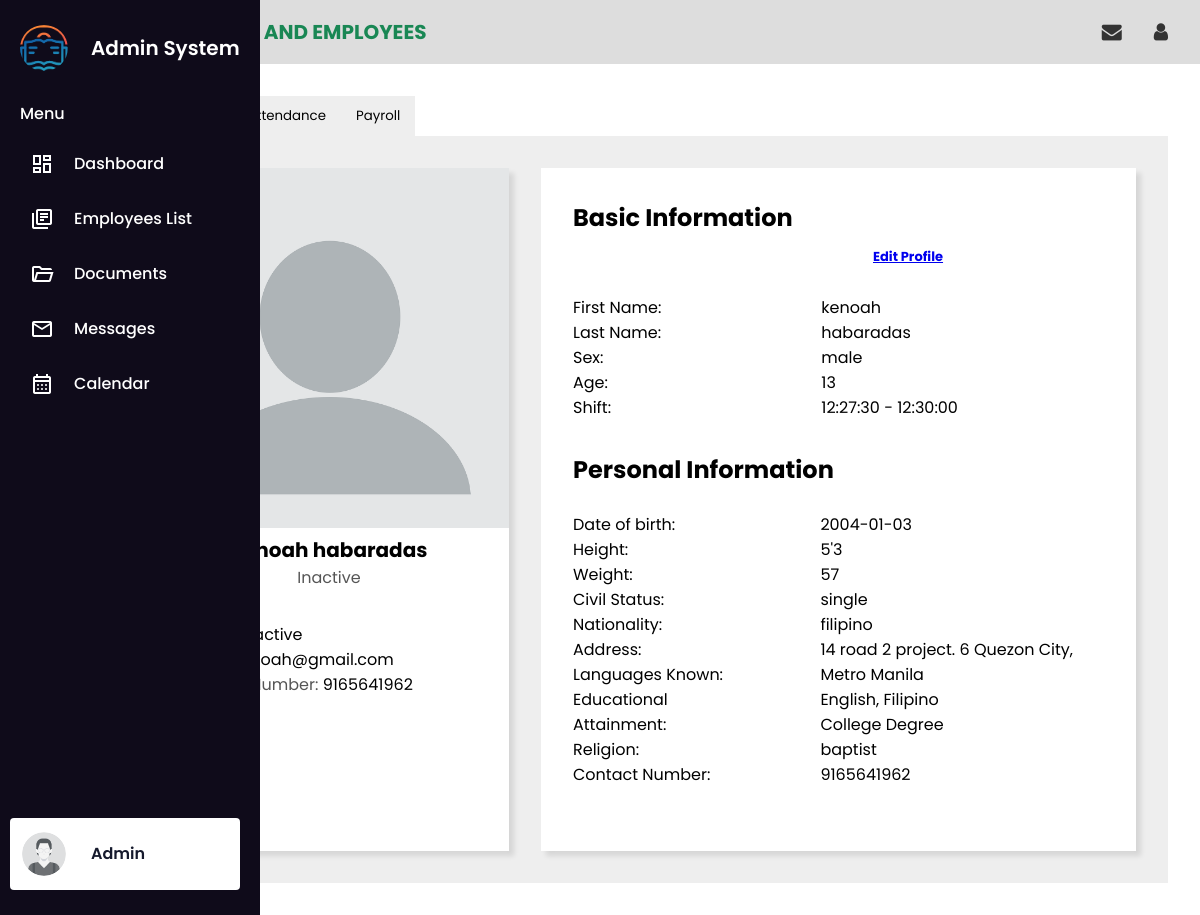
The page /employee-profile.php?id=69 on the database its author committed.
### tables this page shows
CREATE TABLE `staffs_table` (
  `staff_id` int(11) NOT NULL,
  `firstname` varchar(50) NOT NULL,
  `lastname` varchar(50) NOT NULL,
  `sex` varchar(6) NOT NULL,
  `age` int(3) NOT NULL,
  `shift` varchar(11) NOT NULL,
  `shift_start` time NOT NULL,
  `shift_end` time NOT NULL,
  `bdate` date NOT NULL,
  `height` varchar(6) NOT NULL,
  `weight` varchar(6) NOT NULL,
  `civ_stat` varchar(11) NOT NULL,
  `nationality` varchar(50) NOT NULL,
  `address` varchar(100) NOT NULL,
  `languages` varchar(50) NOT NULL,
  `educational_attainment` varchar(50) NOT NULL,
  `religion` varchar(50) NOT NULL,
  `status` varchar(50) NOT NULL,
  `email` varchar(50) NOT NULL,
  `cnum` varchar(11) NOT NULL,
  `assigned_id` int(50) NOT NULL,
  `profile_picture` varchar(255) DEFAULT NULL,
  `position` varchar(100) NOT NULL
);

### employee-profile.php (the view, shortened to what this page needs)
<?php
include 'components/connector.php';
if (isset($_GET['id']) && !empty($_GET['id'])) {
    $staff_id = intval($_GET['id']);
    $staff_sql = "SELECT * FROM staffs_table WHERE staff_id = ?";
    $staff_stmt = $conn->prepare($staff_sql);
    $staff_stmt->bind_param("i", $staff_id);
    $staff_stmt->execute();
    $staff_result = $staff_stmt->get_result();
    $staff = $staff_result->num_rows > 0 ? $staff_result->fetch_assoc() : null;
    $assigned_id = $staff['assigned_id'];
}
?>
<!DOCTYPE html>
<html lang="en">
<head>
    <link rel="stylesheet" href="https://cdnjs.cloudflare.com/ajax/libs/font-awesome/4.7.0/css/font-awesome.css" />
    <link rel="stylesheet" href="../styles.css" />
</head>
<body>
    <?php include 'components/sidebar.php'; ?>
    <main style="margin-left: 85px">
        <div class="breadcrumbs">
            <div class="left">
                <p>Admin > <span>STAFFS AND EMPLOYEES</span></p>
            </div>
            <div class="right">
                <a href="#">
                    <i class="fa fa-envelope" aria-hidden="true"></i>
                </a>
                <a href="#">
                    <i class="fa fa-user" aria-hidden="true"></i>
                </a>
            </div>
        </div>
        <section class="employee-profile-section">
            <div class="profile-container">
                <div class="menu-buttons">
                    <button onclick="showSection('personal-info')">Personal Info</button>
                    <button onclick="showSection('attendance')">Attendance</button>
                    <button onclick="showSection('payslip')">Payroll</button>
                </div>
                <div class="section" id="personal-info" style="display: block">
                    <div class="personal-info-window">
                        <div class="profile-card">
                            <img src="<?= !empty($staff['profile_picture']) ? htmlspecialchars($staff['profile_picture']) : '../images/default-profile.png'; ?>" alt="Profile Picture" />
                            <p class="employee-name"><?php echo htmlspecialchars($staff['firstname'] . ' ' . $staff['lastname']); ?></p>
                            <p class="employee-role"><?php echo htmlspecialchars($staff['status']); ?></p>
                            <div class="profile-info">
                                <p>Status: <span><?php echo htmlspecialchars($staff['status']); ?></span></p>
                                <p>Email: <span><?php echo htmlspecialchars($staff['email']); ?></span></p>
                                <p>Contact Number: <span><?php echo htmlspecialchars($staff['cnum']); ?></span></p>
                            </div>
                        </div>
                        <div class="basic-information">
                            <h1>Basic Information
                                <?php if ($assigned_id): ?> <a href="edit-employees.php?employee_id=<?= htmlspecialchars($assigned_id); ?>" class="edit-link" style="font-size: 13px; margin-left: 300px;">Edit Profile</a>
                                <?php endif; ?>
                            </h1>
                            <br />
                            <div class="basic-info-field">
                                <div>
                                    <p>First Name:</p>
                                    <p>Last Name:</p>
                                    <p>Sex:</p>
                                    <p>Age:</p>
                                    <p>Shift:</p>
                                </div>
                                <div>
                                    <p><?php echo htmlspecialchars($staff['firstname']); ?></p>
                                    <p><?php echo htmlspecialchars($staff['lastname']); ?></p>
                                    <p><?php echo htmlspecialchars($staff['sex']); ?></p>
                                    <p><?php echo htmlspecialchars($staff['age']); ?></p>
                                    <p><?php echo htmlspecialchars($staff['shift_start']) .' - '. htmlspecialchars($staff['shift_end']); ?></p>
                                </div>
                            </div>
                            <h1>Personal Information</h1>
                            <br />
                            <div class="personal-information-field">
                                <div>
                                    <p>Date of birth:</p>
                                    <p>Height:</p>
                                    <p>Weight:</p>
                                    <p>Civil Status:</p>
                                    <p>Nationality:</p>
                                    <p>Address:</p>
                                    <p>Languages Known:</p>
                                    <p>Educational Attainment:</p>
                                    <p>Religion:</p>
                                    <p>Contact Number:</p>
                                </div>
                                <div>
                                        <p><?php echo htmlspecialchars($staff['bdate']); ?></p>
                                        <p><?php echo htmlspecialchars($staff['height']); ?></p>
                                        <p><?php echo htmlspecialchars($staff['weight']); ?></p>
                                        <p><?php echo htmlspecialchars($staff['civ_stat']); ?></p>
                                        <p><?php echo htmlspecialchars($staff['nationality']); ?></p>
                                        <p><?php echo htmlspecialchars($staff['address']); ?></p>
                                        <p><?php echo htmlspecialchars($staff['languages']); ?></p>
                                        <p><?php echo htmlspecialchars($staff['educational_attainment']); ?></p>
                                        <p><?php echo htmlspecialchars($staff['religion']); ?></p>
                                        <p><?php echo htmlspecialchars($staff['cnum']); ?></p>
                                </div>
                            </div>
                    </div>
                </div>
            </div>
        </section>
    </main>
</body>
</html>

### styles.css (style rules this page uses)
* { margin: 0; padding: 0; box-sizing: border-box; font-family: "Poppins", sans-serif; }
body { min-height: 100vh; }
.breadcrumbs { width: 100%; height: 64px; background-color: #ddd; padding: 0 2rem; display: flex; align-items: center; justify-content: space-between; }
.breadcrumbs .left span { color: #198754; font-weight: 700; font-size: 20px; }
.breadcrumbs .right { display: flex; gap: 2rem; font-size: 20px; }
.breadcrumbs .right a { color: #333; }
.section { display: none; }
.employee-profile-section { padding: 2rem; }
.menu-buttons { display: flex; }
.menu-buttons button { padding: 10px 15px; border: none; background-color: #eee; cursor: pointer; transition: 0.3 ease-in-out; }
.personal-info-window { display: flex; justify-content: center; background-color: #eee; padding: 2rem; gap: 2rem; }
.profile-card { background-color: #fff; box-shadow: 5px 5px 5px rgba(0, 0, 0, 0.1); }
.profile-card img { width: 360px; }
.profile-card .employee-name { text-align: center; font-size: 20px; font-weight: 700; }
.profile-card .employee-role { text-align: center; color: #555; }
.profile-info { padding: 2rem; }
.profile-info p { color: #555; }
.profile-info p span { color: black; }
.basic-information { background-color: #fff; padding: 2rem; box-shadow: 5px 5px 5px rgba(0, 0, 0, 0.1); }
.basic-info-field { display: flex; gap: 10rem; margin-bottom: 2rem; }
.personal-information-field { display: flex; gap: 6rem; margin-bottom: 2rem; }

### rows shown on the page
staffs_table: firstname+lastname "kenoah habaradas", status "Inactive", email "kenoah@gmail.com", cnum "9165641962", firstname "kenoah", lastname "habaradas", sex "male", age "13", shift_start "12:27:30", shift_end "12:30:00", bdate "2004-01-03", height "5'3", weight "57", civ_stat "single", nationality "filipino", address "14 road 2 project. 6 Quezon City, Metro Manila", languages "English, Filipino", educational_attainment "College Degree", religion "baptist"
